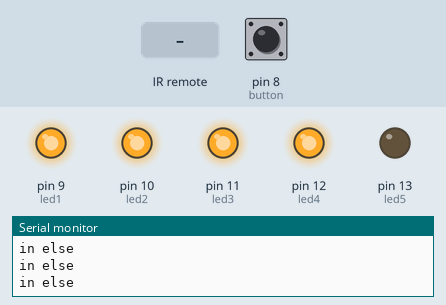
This sketch was run on a simulated Arduino Uno, built with avr-gcc and run on an emulated ATmega328P. On the bench: output pins drawn as LEDs (lit = HIGH), the last lines printed to the serial monitor. The test bench sets the inputs (shaded band); at power-on: pin 8 (button) LOW.

Above: at 1.2 s.
1.3 s: pin 8 (button) pulled HIGH for 0.15 s
At 1.4 s:
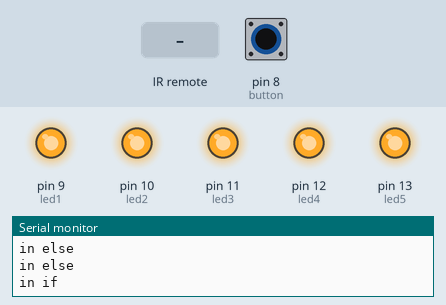
3.0 s: infrared code 0xAAAAAAAA received
At 4.4 s:
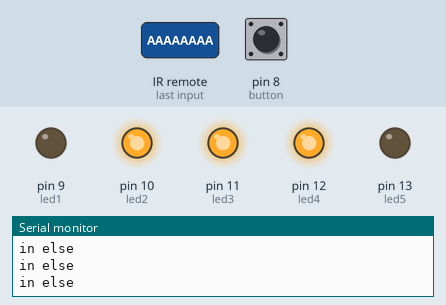
4.7 s: pin 8 (button) pulled HIGH for 1 s
At 5.5 s:
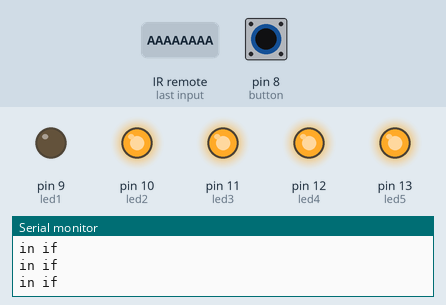
7.2 s: infrared code 0xAAAAAAAA received
At 8.6 s:
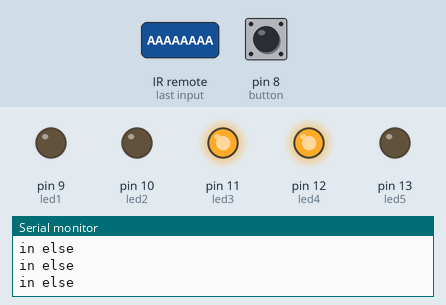
8.9 s: pin 8 (button) pulled HIGH for 0.15 s
At 9.0 s:
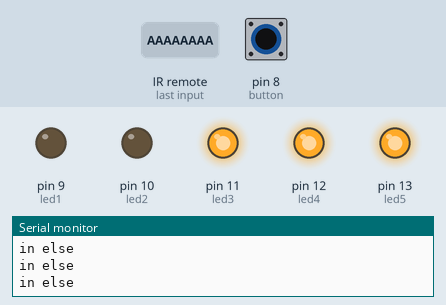
10.5 s: pin 8 (button) pulled HIGH for 3.2 s
At 14.9 s:
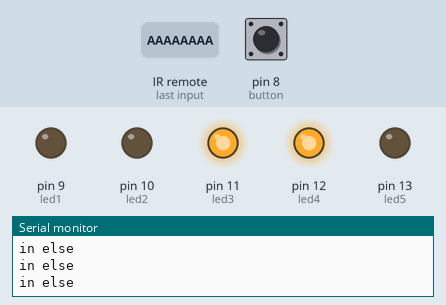
Timing chart, 0 to 16.2 s (numbered marks = the images above; inputs shaded):
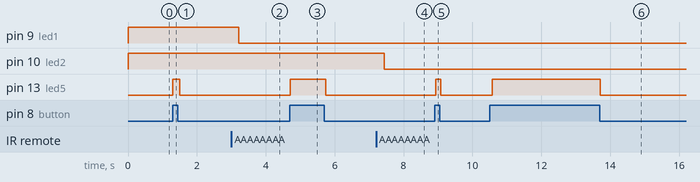

The sketch:

tanks_shoot.ino
```cpp
#include<IRremote.h>
int rec = 4;
int led1 = 9;
int led2 = 10;
int led3 = 11;
int led4 = 12;
int led5 = 13;
#define button 8
long int TEMP = 2863311530;
IRsend irsend;
IRrecv IRrec(rec);
decode_results results;
int health = 20;
void setup() {
  Serial.begin(9600);
  IRrec.enableIRIn();
  pinMode(led1, OUTPUT);
  pinMode(led2, OUTPUT);
  pinMode(led3, OUTPUT);
  pinMode(led4, OUTPUT);
  pinMode(led5, OUTPUT);
  pinMode(button, INPUT);
  pinMode(LED_BUILTIN, OUTPUT);
  //digitalWrite(button,HIGH);
  //pinMode(10,OUTPUT);
  //analogWrite(10,255);
  //lcd.backlight();
  digitalWrite(led1, HIGH);
  digitalWrite(led2, HIGH);
  digitalWrite(led3, HIGH);
  digitalWrite(led4, HIGH);
  digitalWrite(led5, HIGH);
}
void loop()
{
  if (digitalRead(button) == 1)
  {
    digitalWrite(LED_BUILTIN, HIGH);
    irsend.sendNEC(0xBBBBBBBB, 32);
    Serial.println("in if");
    IRrec.enableIRIn();
  }
  else
  {
    digitalWrite(LED_BUILTIN, LOW);
    Serial.println("in else");
    delay(100);
    if (IRrec.decode(&results))
    {
      if (results.value == TEMP)
      { //check for infrared signal
        if (health != 0)
        {
          Serial.println(results.value, HEX );
          delay(100);
          //print ir hex code
          Serial.println("in");
          health -= 4;
        }
        else
        {
          exit(0);
        }
        delay(100);
        //reduce health by 1
        IRrec.resume();
      }
    }
  }
  if (health < 20 && health >= 16) {
    digitalWrite(led1, LOW);
  }
  else if (health < 16 && health >= 12) {
    digitalWrite(led2, LOW);
  }
  else if (health < 12 && health >= 8) {
    digitalWrite(led3, LOW);
  }
  else if (health < 8 && health >= 4) {
    digitalWrite(led4, LOW);
  }
  else if (health < 4 && health >= 0) {
    digitalWrite(led5, LOW);
  }
}
```

Measured:
- after the input at 1.3 s, pin 13 (led5): LOW → HIGH at once, → LOW 0.20 s later
- after the input at 3.0 s, pin 9 (led1): HIGH → LOW after 0.21 s
- after the input at 4.7 s, pin 13 (led5): LOW → HIGH at once, → LOW 1.0 s later
- after the input at 7.2 s, pin 10 (led2): HIGH → LOW after 0.24 s
- after the input at 8.9 s, pin 13 (led5): LOW → HIGH at once, → LOW 0.14 s later
- after the input at 10.5 s, pin 13 (led5): LOW → HIGH after 0.08 s, → LOW 3.1 s later
